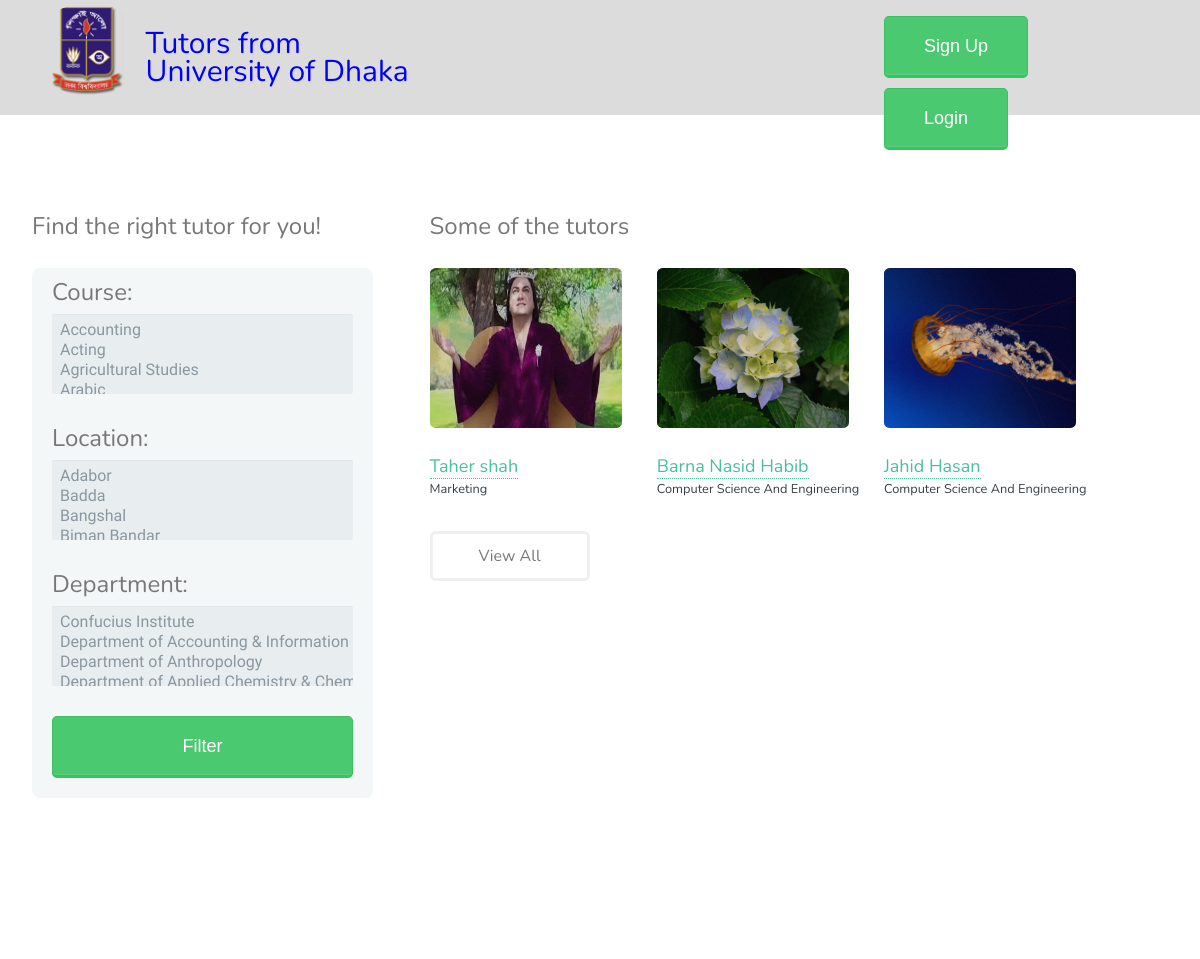
The app's page /home.php with its own data.
### tables this page shows
CREATE TABLE `user_info` (
  `username` varchar(15) NOT NULL,
  `email` varchar(50) NOT NULL,
  `name` varchar(50) NOT NULL,
  `password` varchar(40) NOT NULL,
  `gender` varchar(6) NOT NULL,
  `phone` varchar(11) DEFAULT NULL,
  `phone_privacy` tinyint(1) DEFAULT NULL,
  `department` varchar(100) NOT NULL,
  `biography` longtext,
  `verified` tinyint(1) NOT NULL DEFAULT '0',
  `isAvailable` tinyint(1) NOT NULL DEFAULT '1'
);

### home.php (the view, shortened to what this page needs)
<html>
    <head>
		<link rel="stylesheet" href="assets/css/profile.css" />
    </head>
	<?php
                                        if(isset($_SESSION['logged_in']) && $_SESSION['logged_in']==true)
                                            include"user_header.php";
                                         else
                                             include"login_header.php"
                                        ?>
			<section class="main">
					<?php
						include("config.php");
						$sql = "SELECT username,name,department FROM user_info WHERE isAvailable = '1'";
						$result = mysqli_query($conn,$sql);
					?>
					<?php include"filter_sidebar.php" ?>
					<div class = "view">
						<h2>Some of the tutors</h2>
							<?php
							$cnt=0;
							while($list = mysqli_fetch_array($result,MYSQLI_ASSOC))
							{
								$path="uploads/".$list['username'].".jpg";
								echo "<article class=\"4u 12u$(xsmall) work-item\">";
								echo "<a href=".$path." class=\"image fit thumb\"><img src=".$path." alt=\"\"></a>";
								echo "<a href=\"profile.php?username=".$list['username']."\" >"."<font size=\"4\">".$list['name']."</font> </a>";
								echo "	<p> ".$list['department']." </p>"	;
								echo "</article>";
								$cnt = $cnt+1;
								if($cnt == 3 )
									break;
							}
							?>
						<ul class="actions">
                                                    <a href=<?php $page = $_SESSION['page']+1; echo"view_all.php?page=".$page ?> class="button">View All</a>
						</ul>
						</div>
			</section>
			<?php include"footer.php" ?>
		<?php
                    if(isset($_SESSION['logged_in']) && $_SESSION['logged_in']==true);
                    else
                        include"login_module.php"
                ?>

### assets/css/profile.css (style rules this page uses)
html, body, div, span, applet, object, iframe, h1, h2, h3, h4, h5, h6, p, blockquote, pre, a, abbr, acronym, address, big, cite, code, del, dfn, em, img, ins, kbd, q, s, samp, small, strike, strong, sub, sup, tt, var, b, u, i, center, dl, dt, dd, ol, ul, li, fieldset, form, label, legend, table, caption, tbody, tfoot, thead, tr, th, td, article, aside, canvas, details, embed, figure, figcaption, footer, header, hgroup, menu, nav, output, ruby, section, summary, time, mark, audio, video { margin: 0; padding: 0; border: 0; font-size: 100%; font: inherit; vertical-align: baseline; }
aside, details, figcaption, figure, footer, header, hgroup, menu, nav, section { display: block; }
article { display: inline-block; }
ol, ul { list-style: none; }
*, *:before, *:after { -moz-box-sizing: border-box; -webkit-box-sizing: border-box; box-sizing: border-box; }
.\34 u, .\34 u\24 { width: 33.3333333333%; clear: none; margin-left: 0; }
a { -moz-transition: color 0.2s ease-in-out, border-color 0.2s ease-in-out; -webkit-transition: color 0.2s ease-in-out, border-color 0.2s ease-in-out; -ms-transition: color 0.2s ease-in-out, border-color 0.2s ease-in-out; transition: color 0.2s ease-in-out, border-color 0.2s ease-in-out; border-bottom: dotted 1px; color: #49bf9d; text-decoration: none; }
p { margin: 0 0 2em 0; }
h1, h2, h3, h4, h5, h6 { color: #787878; font-weight: 400; line-height: 1em; margin: 0 0 1em 0; }
h2 { font-size: 1.5em; line-height: 1.5em; }
.image { border-radius: 0.35em; border: 0; display: inline-block; position: relative; }
.image:before { -moz-transition: opacity 0.2s ease-in-out; -webkit-transition: opacity 0.2s ease-in-out; -ms-transition: opacity 0.2s ease-in-out; transition: opacity 0.2s ease-in-out; background: url("images/overlay.png"); border-radius: 0.35em; content: ''; display: block; height: 100%; left: 0; opacity: 0.5; position: absolute; top: 0; width: 100%; }
.image.thumb { text-align: center; }
.image.thumb:after { -moz-transition: opacity 0.2s ease-in-out; -webkit-transition: opacity 0.2s ease-in-out; -ms-transition: opacity 0.2s ease-in-out; transition: opacity 0.2s ease-in-out; border-radius: 0.35em; border: solid 3px rgba(255, 255, 255, 0.5); color: #fff; content: ''; display: inline-block; font-size: 0.8em; font-weight: 400; left: 50%; line-height: 2.25em; margin: -1.25em 0 0 -3em; opacity: 0; padding: 0 1.5em; position: absolute; text-align: center; text-decoration: none; top: 50%; white-space: nowrap; }
.image img { border-radius: 0.35em; display: block; }
.image.fit { display: block; margin: 2em 2em 2em 2em; width: 12em; height: 10em; }
.image.fit img { width: 100%; height: 100%; }
ul { list-style: disc; margin: 0 0 2em 0; padding-left: 1em; }
ul.actions { cursor: default; list-style: none; padding-left: 0; }
input[type="submit"], input[type="reset"], input[type="button"], .button { -moz-appearance: none; -webkit-appearance: none; -ms-appearance: none; appearance: none; -moz-transition: background-color 0.2s ease-in-out, color 0.2s ease-in-out, border-color 0.2s ease-in-out; -webkit-transition: background-color 0.2s ease-in-out, color 0.2s ease-in-out, border-color 0.2s ease-in-out; -ms-transition: background-color 0.2s ease-in-out, color 0.2s ease-in-out, border-color 0.2s ease-in-out; transition: background-color 0.2s ease-in-out, color 0.2s ease-in-out, border-color 0.2s ease-in-out; background-color: transparent; border-radius: 0.35em; border: solid 3px #efefef; color: #787878 !important; cursor: pointer; display: inline-block; font-weight: 400; height: 3.15em; height: calc(2.75em + 6px); line-height: 2.75em; min-width: 10em; padding: 0 1.5em; text-align: center; text-decoration: none; white-space: nowrap; }
.work-item { margin: 0 0 2em 0; }
.work-item .image { margin: 0 0 1.5em 0; }
.work-item p { font-size: 0.8em; line-height: 1.5em; margin: 0; }
.main { max-width: 100%; padding: 1em 2em 2em 2em; width: calc(100%); display: flex; }
.view { max-width: 60%; flex-grow: 1; margin-left: 5%; }

### records on screen
user_info: username (picture), name "Taher shah", department "Marketing"
user_info: username (picture), name "Barna Nasid Habib", department "Computer Science And Engineering"
user_info: username (picture), name "Jahid Hasan", department "Computer Science And Engineering"
